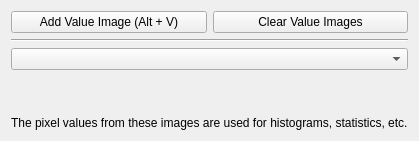
         <widget class="QWidget" name="tab_ImgVal">
          <property name="enabled">
           <bool>true</bool>
          </property>
          <attribute name="title">
           <string>IN - Values</string>
          </attribute>
          <layout class="QGridLayout" name="gridLayout_4">
           <item row="0" column="0">
            <widget class="QPushButton" name="pushButton_ImgVal_AddImage">
             <property name="minimumSize">
              <size>
               <width>0</width>
               <height>20</height>
              </size>
             </property>
             <property name="maximumSize">
              <size>
               <width>16777215</width>
               <height>16777215</height>
              </size>
             </property>
             <property name="text">
              <string>Add Value Image (Alt + V)</string>
             </property>
             <property name="shortcut">
              <string>Alt+V</string>
             </property>
            </widget>
           </item>
           <item row="0" column="1">
            <widget class="QPushButton" name="pushButton_ImgVal_Clear">
             <property name="minimumSize">
              <size>
               <width>0</width>
               <height>20</height>
              </size>
             </property>
             <property name="maximumSize">
              <size>
               <width>16777215</width>
               <height>16777215</height>
              </size>
             </property>
             <property name="text">
              <string>Clear Value Images</string>
             </property>
            </widget>
           </item>
           <item row="3" column="0">
            <spacer name="verticalSpacer_ImgVal">
             <property name="orientation">
              <enum>Qt::Vertical</enum>
             </property>
             <property name="sizeHint" stdset="0">
              <size>
               <width>20</width>
               <height>40</height>
              </size>
             </property>
            </spacer>
           </item>
           <item row="1" column="0" colspan="2">
            <widget class="Line" name="line_ImgVal">
             <property name="orientation">
              <enum>Qt::Horizontal</enum>
             </property>
            </widget>
           </item>
           <item row="2" column="0" colspan="2">
            <widget class="QComboBox" name="comboBox_ImgVal_Image">
             <property name="minimumSize">
              <size>
               <width>0</width>
               <height>20</height>
              </size>
             </property>
            </widget>
           </item>
           <item row="5" column="0" colspan="2">
            <widget class="QLabel" name="label_ImgVal_Info">
             <property name="text">
              <string>The pixel values from these images are used for histograms, statistics, etc.</string>
             </property>
            </widget>
           </item>
          </layout>
         </widget>
